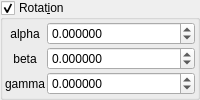
    <widget class="MyGroupBox" name="groupCheck_transf_function_enabledR_false">
     <property name="toolTip">
      <string/>
     </property>
     <property name="title">
      <string>Rotat&amp;ion</string>
     </property>
     <property name="checkable">
      <bool>true</bool>
     </property>
     <layout class="QVBoxLayout" name="verticalLayout_31" stretch="0">
      <property name="spacing">
       <number>2</number>
      </property>
      <property name="leftMargin">
       <number>2</number>
      </property>
      <property name="topMargin">
       <number>2</number>
      </property>
      <property name="rightMargin">
       <number>2</number>
      </property>
      <property name="bottomMargin">
       <number>2</number>
      </property>
      <item>
       <layout class="QGridLayout" name="gridLayout_10" columnstretch="0,1">
        <property name="spacing">
         <number>2</number>
        </property>
        <item row="2" column="1">
         <widget class="MyDoubleSpinBox" name="spinboxd3_transf_rotation_z">
          <property name="sizePolicy">
           <sizepolicy hsizetype="Minimum" vsizetype="Maximum">
            <horstretch>0</horstretch>
            <verstretch>0</verstretch>
           </sizepolicy>
          </property>
          <property name="prefix">
           <string/>
          </property>
          <property name="suffix">
           <string/>
          </property>
          <property name="decimals">
           <number>6</number>
          </property>
          <property name="minimum">
           <double>-36000.000000000000000</double>
          </property>
          <property name="maximum">
           <double>36000.000000000000000</double>
          </property>
          <property name="singleStep">
           <double>1.000000000000000</double>
          </property>
         </widget>
        </item>
        <item row="0" column="0">
         <widget class="QLabel" name="label_35">
          <property name="text">
           <string notr="true">alpha</string>
          </property>
          <property name="alignment">
           <set>Qt::AlignCenter</set>
          </property>
         </widget>
        </item>
        <item row="1" column="0">
         <widget class="QLabel" name="label_34">
          <property name="text">
           <string notr="true">beta</string>
          </property>
          <property name="alignment">
           <set>Qt::AlignCenter</set>
          </property>
         </widget>
        </item>
        <item row="1" column="1">
         <widget class="MyDoubleSpinBox" name="spinboxd3_transf_rotation_y">
          <property name="sizePolicy">
           <sizepolicy hsizetype="Minimum" vsizetype="Maximum">
            <horstretch>0</horstretch>
            <verstretch>0</verstretch>
           </sizepolicy>
          </property>
          <property name="prefix">
           <string/>
          </property>
          <property name="suffix">
           <string/>
          </property>
          <property name="decimals">
           <number>6</number>
          </property>
          <property name="minimum">
           <double>-36000.000000000000000</double>
          </property>
          <property name="maximum">
           <double>36000.000000000000000</double>
          </property>
          <property name="singleStep">
           <double>1.000000000000000</double>
          </property>
         </widget>
        </item>
        <item row="2" column="0">
         <widget class="QLabel" name="label_36">
          <property name="text">
           <string notr="true">gamma</string>
          </property>
          <property name="alignment">
           <set>Qt::AlignCenter</set>
          </property>
         </widget>
        </item>
        <item row="0" column="1">
         <widget class="MyDoubleSpinBox" name="spinboxd3_transf_rotation_x">
          <property name="sizePolicy">
           <sizepolicy hsizetype="Minimum" vsizetype="Maximum">
            <horstretch>0</horstretch>
            <verstretch>0</verstretch>
           </sizepolicy>
          </property>
          <property name="prefix">
           <string/>
          </property>
          <property name="suffix">
           <string/>
          </property>
          <property name="decimals">
           <number>6</number>
          </property>
          <property name="minimum">
           <double>-36000.000000000000000</double>
          </property>
          <property name="maximum">
           <double>36000.000000000000000</double>
          </property>
          <property name="singleStep">
           <double>1.000000000000000</double>
          </property>
         </widget>
        </item>
       </layout>
      </item>
     </layout>
    </widget>
